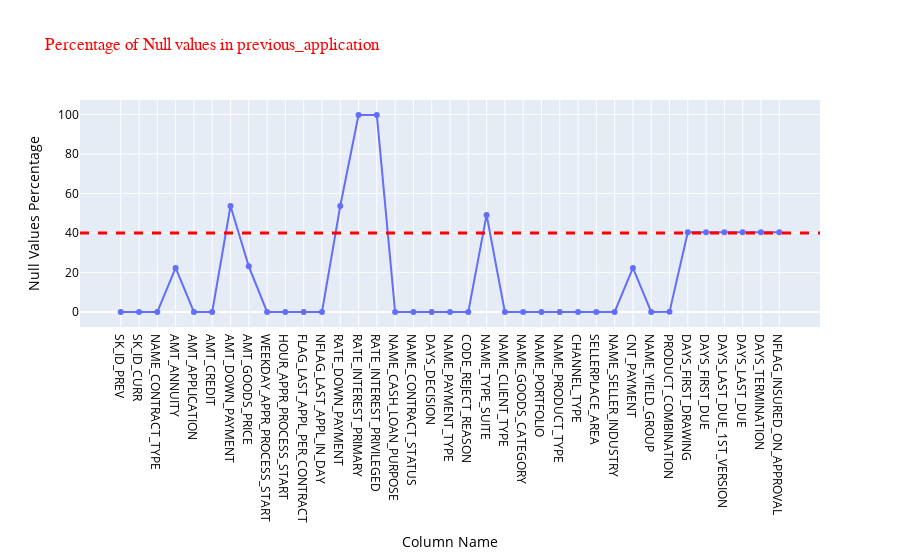

The notebook cell this image was saved under:
### Markdown cell above
<div class="alert alert-block alert-info">
    <span style='font-family:Georgia'>
        <b>Insight: </b><br>There are many columns in previousDF dataframe where missing value is more than 40%. Let's plot the columns vs missing value % with 40% being the cut-off marks
    </span>    
</div>

### Code cell
null_previousDF = pd.DataFrame((previousDF.isnull().sum())*100/previousDF.shape[0]).reset_index()
null_previousDF.columns = ['Column Name', 'Null Values Percentage']
fig = px.line(null_previousDF, x='Column Name', y='Null Values Percentage',markers = True, 
              title = 'Percentage of Null values in previous_application')
fig.update_layout(
     font_color="black",
    title_font_family="Arial",
    title_font_color="red")
    
fig.add_hline(y=40, line_width=3, line_dash="dash", line_color="red")
fig.show()

### Figure 1 — Plotly figure (JSON) as saved in the notebook; plotly's stock layout.template omitted (floating-point values rounded to 4 significant figures)
{"data": [{"hovertemplate": "Column Name=%{x}<br>Null Values Percentage=%{y}<extra></extra>", "legendgroup": "", "line": {"color": "#636efa", "dash": "solid"}, "marker": {"symbol": "circle"}, "mode": "lines+markers", "name": "", "orientation": "v", "showlegend": false, "type": "scatter", "x": ["SK_ID_PREV", "SK_ID_CURR", "NAME_CONTRACT_TYPE", "AMT_ANNUITY", "AMT_APPLICATION", "AMT_CREDIT", "AMT_DOWN_PAYMENT", "AMT_GOODS_PRICE", "WEEKDAY_APPR_PROCESS_START", "HOUR_APPR_PROCESS_START", "FLAG_LAST_APPL_PER_CONTRACT", "NFLAG_LAST_APPL_IN_DAY", "RATE_DOWN_PAYMENT", "RATE_INTEREST_PRIMARY", "RATE_INTEREST_PRIVILEGED", "NAME_CASH_LOAN_PURPOSE", "NAME_CONTRACT_STATUS", "DAYS_DECISION", "NAME_PAYMENT_TYPE", "CODE_REJECT_REASON", "NAME_TYPE_SUITE", "NAME_CLIENT_TYPE", "NAME_GOODS_CATEGORY", "NAME_PORTFOLIO", "NAME_PRODUCT_TYPE", "CHANNEL_TYPE", "SELLERPLACE_AREA", "NAME_SELLER_INDUSTRY", "CNT_PAYMENT", "NAME_YIELD_GROUP", "PRODUCT_COMBINATION", "DAYS_FIRST_DRAWING", "DAYS_FIRST_DUE", "DAYS_LAST_DUE_1ST_VERSION", "DAYS_LAST_DUE", "DAYS_TERMINATION", "NFLAG_INSURED_ON_APPROVAL"], "xaxis": "x", "y": [0, 0, 0, 22.29, 0, 5.987e-05, 53.64, 23.08, 0, 0, 0, 0, 53.64, 99.64, 99.64, 0, 0, 0, 0, 0, 49.12, 0, 0, 0, 0, 0, 0, 0, 22.29, 0, 0.02072, 40.3, 40.3, 40.3, 40.3, 40.3, 40.3], "yaxis": "y"}], "layout": {"font": {"color": "black"}, "legend": {"tracegroupgap": 0}, "shapes": [{"line": {"color": "red", "dash": "dash", "width": 3}, "type": "line", "x0": 0, "x1": 1, "xref": "x domain", "y0": 40, "y1": 40, "yref": "y"}], "title": {"font": {"color": "red", "family": "Arial"}, "text": "Percentage of Null values in previous_application"}, "xaxis": {"anchor": "y", "domain": [0, 1], "title": {"text": "Column Name"}}, "yaxis": {"anchor": "x", "domain": [0, 1], "title": {"text": "Null Values Percentage"}}}}
